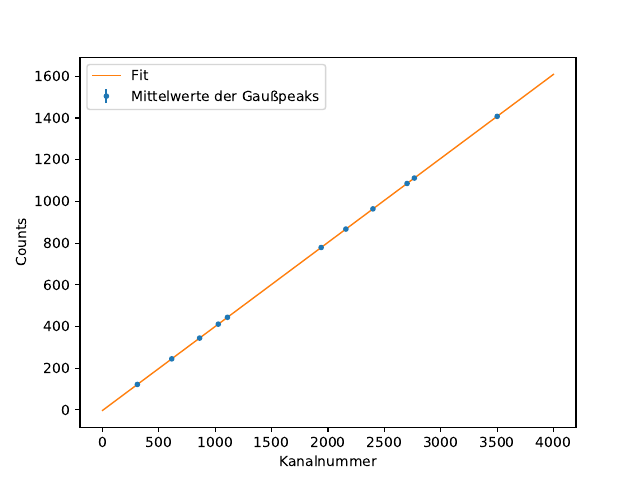

This chart was generated by the following Python code:
import numpy as np
import uncertainties.unumpy as unp
from uncertainties import ufloat
from uncertainties.unumpy import nominal_values as noms
from uncertainties.unumpy import std_devs as stds
from uncertainties import correlated_values
import matplotlib
matplotlib.use('Agg')
import matplotlib.pyplot as plt
from scipy.stats import sem
import scipy.constants as const
from scipy.optimize import curve_fit
from scipy.signal import find_peaks

def gauss (x, amplitude, mu, sigma):
    return amplitude * np.exp(-1/2 * (x - mu)**2/sigma**2)

#y = np.genfromtxt('peak1.txt')
#z = np.arange(303, 316)
#params, covariance_matrix = curve_fit(gauss, z, y, p0=[111, 1, 303])
#errors = np.sqrt(np.diag(covariance_matrix))
#print(params[1], errors[1])
#a = ufloat(params[1], errors[1])
#print(a)
#
#y = np.genfromtxt('peak2.txt')
#z = np.arange(610, 619)
#params, covariance_matrix = curve_fit(gauss, z, y, p0=[48, 1, 610])
#errors = np.sqrt(np.diag(covariance_matrix))
#print(params[1], errors[1])
#b = ufloat(params[1], errors[1])
#print(b)
#
#y = np.genfromtxt('peak3.txt')
#z = np.arange(855, 869)
#params, covariance_matrix = curve_fit(gauss, z, y, p0=[32, 1, 855])
#errors = np.sqrt(np.diag(covariance_matrix))
#print(params[1], errors[1])
#c = ufloat(params[1], errors[1])
#print(c)
#
#y = np.genfromtxt('peak4.txt')
#z = np.arange(1022, 1033)
#params, covariance_matrix = curve_fit(gauss, z, y, p0=[17, 1, 1022])
#errors = np.sqrt(np.diag(covariance_matrix))
#print(params[1], errors[1])
#d = ufloat(params[1], errors[1])
#print(d)
#
#y = np.genfromtxt('peak5.txt')
#z = np.arange(1104, 1113)
#params, covariance_matrix = curve_fit(gauss, z, y, p0=[16, 1, 1104])
#errors = np.sqrt(np.diag(covariance_matrix))
#print(params[1], errors[1])
#e = ufloat(params[1], errors[1])
#print(e)
#
#y = np.genfromtxt('peak6.txt')
#z = np.arange(1933, 1947)
#params, covariance_matrix = curve_fit(gauss, z, y, p0=[21, 1, 1933])
#errors = np.sqrt(np.diag(covariance_matrix))
#print(params[1], errors[1])
#f = ufloat(params[1], errors[1])
#print(f)
#
#y = np.genfromtxt('peak7.txt')
#z = np.arange(2152, 2167)
#params, covariance_matrix = curve_fit(gauss, z, y, p0=[11, 1, 2152])
#errors = np.sqrt(np.diag(covariance_matrix))
#print(params[1], errors[1])
#g = ufloat(params[1], errors[1])
#print(g)
#
#y = np.genfromtxt('peak8.txt')
#z = np.arange(2389, 2408)
#params, covariance_matrix = curve_fit(gauss, z, y, p0=[4, 1, 2389])
#errors = np.sqrt(np.diag(covariance_matrix))
#print(params[1], errors[1])
#h = ufloat(params[1], errors[1])
#print(h)
#
#y = np.genfromtxt('peak9.txt')
#z = np.arange(2694, 2711)
#params, covariance_matrix = curve_fit(gauss, z, y, p0=[15, 1, 2694])
#errors = np.sqrt(np.diag(covariance_matrix))
#print(params[1], errors[1])
#i = ufloat(params[1], errors[1])
#print(i)
#
#y = np.genfromtxt('peak10.txt')
#z = np.arange(2755, 2781)
#params, covariance_matrix = curve_fit(gauss, z, y, p0=[5, 1, 2755])
#errors = np.sqrt(np.diag(covariance_matrix))
#print(params[1], errors[1])
#j = ufloat(params[1], errors[1])
#print(j)
#
#y = np.genfromtxt('peak11.txt')
#z = np.arange(3490, 3513)
#params, covariance_matrix = curve_fit(gauss, z, y, p0=[10, 1, 3490])
#errors = np.sqrt(np.diag(covariance_matrix))
#print(params[1], errors[1])
#k = ufloat(params[1], errors[1])
#print(k)
#
#peaks = [a, b, c, d, e, f, g, h, i, j, k]

mittelwerte = [308.89, 613.97, 861.02, 1026.71, 1108.21, 1939.42, 2158.75, 2398.75, 2701.28, 2766.18, 3500.88]
fehler_mittelwerte = [0.02, 0.06, 0.02, 0.17, 0.13, 0.16, 0.20, 0.10, 0.24, 0.11, 0.16]
energien = [121.78, 244.70, 344.30, 411.12, 443.96, 778.90, 867.37, 964.08, 1085.90, 1112.10, 1408.00]

print("Mittelwerte: ", mittelwerte)
print("Fehler Mittelwerte: ", fehler_mittelwerte)

#plt.xlim(760, 780)
#plt.ylim(307, 310)
#plt.plot(mittelwerte, energien, 'r.')


errY = fehler_mittelwerte

plt.errorbar(mittelwerte, energien, yerr=errY, fmt='o', label='Mittelwerte der Gaußpeaks', markersize=3)




#def lineareregression (x, m, n):
 #   return a * m + n

params, covariance_matrix = np.polyfit(mittelwerte, energien, deg=1, cov=True)

errors = np.sqrt(np.diag(covariance_matrix))

print("Steigung der Regressionsgeraden: ", params[0], "Fehler: ", errors[0])
print("Achsenabschnitt der Regressionsgeraden: ", params[1], "Fehler: ", errors[1])

x_plot = np.linspace(0, 4000, 10000)

plt.plot(x_plot, params[0] * x_plot + params[1], label='Fit', linewidth=1)
plt.xlabel('Kanalnummer')
plt.ylabel('Counts')

plt.legend()

plt.savefig('regression.pdf')

































#lol
